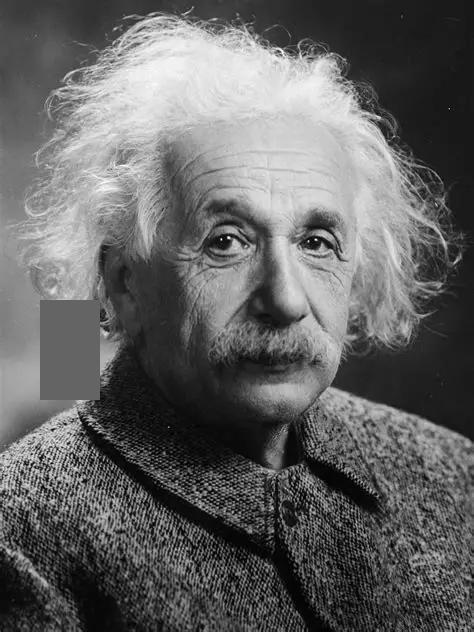
#> input picture Img/modifier_albert_einstein.jpg, 474 x 632 px, found by its file name
$ python ScalingOpenCV.py
#> lines starting #> are read from the running program, lines starting #| are printed output that depends on the picture
import numpy as np
import matplotlib.pyplot as plt
import cv2

grayImage = r'C:\Users\DELL INSPIRON 5530\PycharmProjects\PythonProject\OpenCV\Img\modifier_albert_einstein.jpg'
colorImage = r'C:\Users\DELL INSPIRON 5530\PycharmProjects\PythonProject\OpenCV\Img\rgb_image.jpg'

I_gray = cv2.imread(grayImage, cv2.IMREAD_GRAYSCALE)
#> I_gray is the input picture: shape (632, 474); min 0, max 255, mean 99.5
I_BGR = cv2.imread(colorImage)
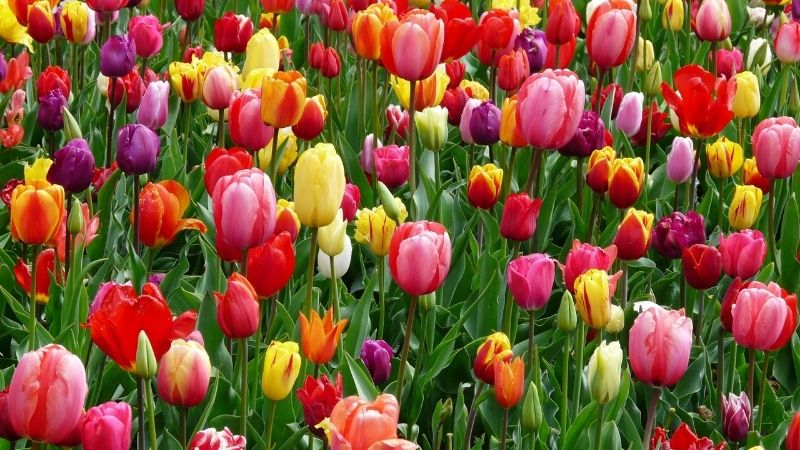
#> input picture Img/rgb_image.jpg, 800 x 450 px, found by its file name
#> I_BGR is the input picture: shape (450, 800, 3); mean B, G, R 53.5, 87.4, 128
print(I_gray.shape)
#| (632, 474)

plt.imshow(I_gray, cmap='gray')
plt.imshow(I_BGR[:,:,::-1])

I_gray_resized = cv2.resize(src=I_gray, fx=1.5, fy=0.8, dsize=None)
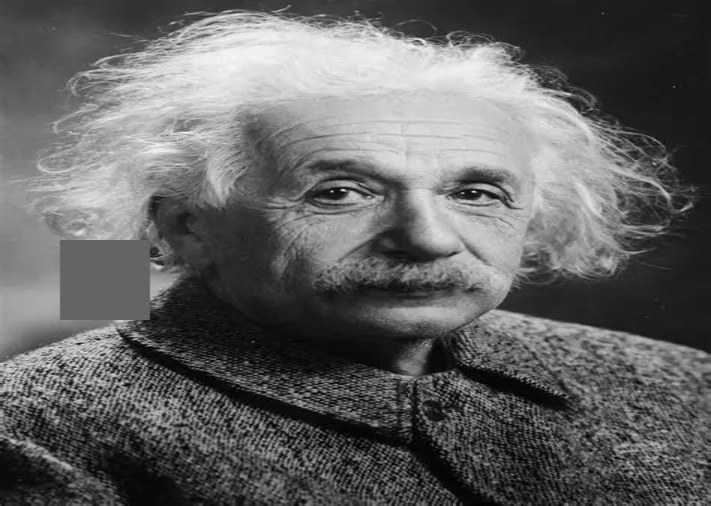
#> I_gray_resized: shape (506, 711); min 0, max 251, mean 99.3
print(I_gray_resized.shape)
#| (506, 711)
plt.imshow(I_gray_resized, cmap='gray')
plt.xticks([])
plt.yticks([])
plt.show()
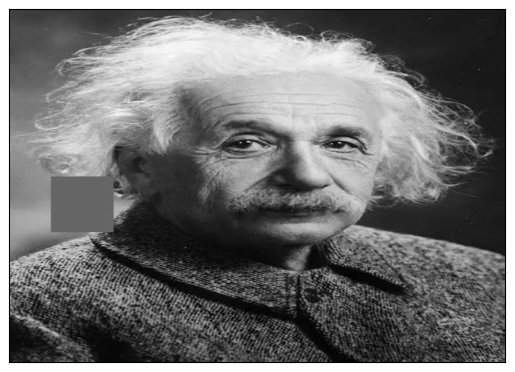
#> figure drawn by matplotlib, 1 panel
